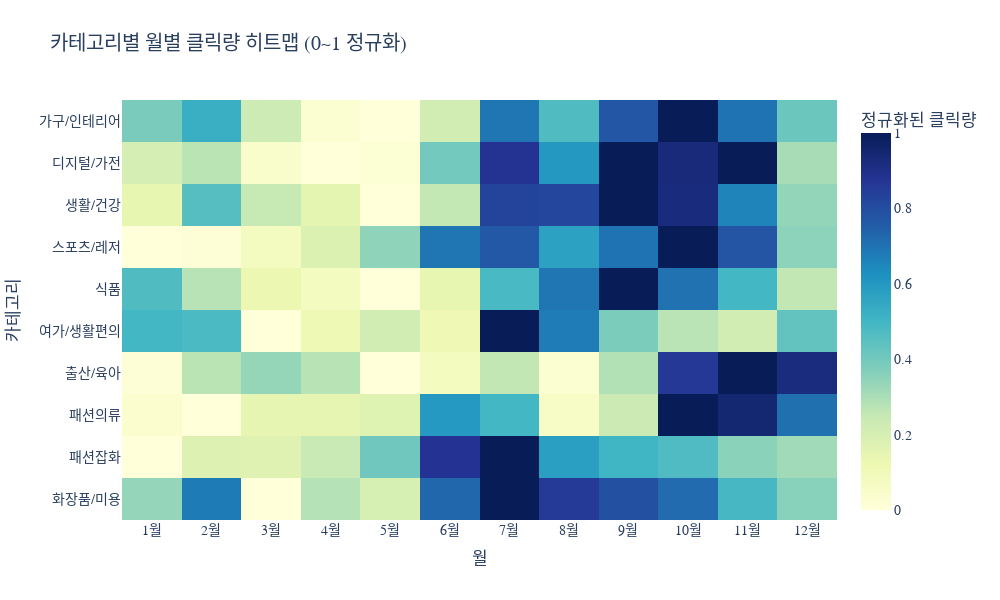

Notebook code cell kept with this figure:
### Code cell
import pandas as pd
import plotly.express as px

# 데이터 로드 및 전처리
df = pd.read_csv("yearly.csv")
df['date'] = pd.to_datetime(df['date'])
df['month'] = df['month'].astype(int)

# 카테고리-월 별 평균 클릭량 계산
month_avg = df.groupby(['category', 'month'])['click_volume'].mean().reset_index()

# 카테고리별 정규화 (min-max scaling)
month_avg['norm_click'] = month_avg.groupby('category')['click_volume'].transform(
    lambda x: (x - x.min()) / (x.max() - x.min())
)

# 히트맵 시각화
fig = px.imshow(
    month_avg.pivot(index='category', columns='month', values='norm_click'),
    labels=dict(x="월", y="카테고리", color="정규화된 클릭량"),
    x=[f"{m}월" for m in sorted(df['month'].unique())],
    y=sorted(df['category'].unique()),
    aspect="auto",
    color_continuous_scale="YlGnBu",
    title="카테고리별 월별 클릭량 히트맵 (0~1 정규화)"
)

fig.update_layout(
    font=dict(family='Nanum Gothic', size=14),
    xaxis_title="월",
    yaxis_title="카테고리",
    width=1000, height=600
)
fig.show()

### Figure 1 — Plotly figure (JSON) as saved in the notebook; plotly's stock layout.template omitted (floating-point values rounded to 4 significant figures)
{"data": [{"coloraxis": "coloraxis", "hovertemplate": "월: %{x}<br>카테고리: %{y}<br>정규화된 클릭량: %{z}<extra></extra>", "name": "0", "type": "heatmap", "x": ["1월", "2월", "3월", "4월", "5월", "6월", "7월", "8월", "9월", "10월", "11월", "12월"], "xaxis": "x", "y": ["가구/인테리어", "디지털/가전", "생활/건강", "스포츠/레저", "식품", "여가/생활편의", "출산/육아", "패션의류", "패션잡화", "화장품/미용"], "yaxis": "y", "z": [[0.3859, 0.5245, 0.2294, 0.02572, 0.0, 0.2161, 0.6929, 0.4691, 0.775, 1.0, 0.6992, 0.4156], [0.2086, 0.2703, 0.04227, 0.0, 0.019, 0.3983, 0.8802, 0.6002, 1.0, 0.9268, 1.0, 0.306], [0.1435, 0.4581, 0.2503, 0.1531, 0.0, 0.2552, 0.8269, 0.8216, 1.0, 0.9257, 0.6579, 0.341], [0.0, 0.009508, 0.07568, 0.1864, 0.3489, 0.6905, 0.7689, 0.5703, 0.6974, 1.0, 0.777, 0.3514], [0.4688, 0.2772, 0.1295, 0.07832, 0.0, 0.1449, 0.4832, 0.6922, 1.0, 0.7022, 0.4955, 0.2569], [0.4933, 0.477, 0.0, 0.1108, 0.2176, 0.1139, 1.0, 0.6756, 0.3811, 0.272, 0.2174, 0.432], [0.009938, 0.2704, 0.3362, 0.2766, 0.0, 0.08029, 0.2577, 0.02439, 0.2873, 0.8628, 1.0, 0.9206], [0.03118, 0.0, 0.1463, 0.1461, 0.1755, 0.5972, 0.4932, 0.0566, 0.2326, 1.0, 0.9479, 0.707], [0.0, 0.1788, 0.1718, 0.2444, 0.4068, 0.8778, 1.0, 0.5787, 0.5022, 0.4702, 0.3546, 0.3165], [0.3374, 0.6786, 0.0, 0.2819, 0.1993, 0.7288, 1.0, 0.8558, 0.7922, 0.7178, 0.4879, 0.3589]]}], "layout": {"coloraxis": {"colorbar": {"title": {"text": "정규화된 클릭량"}}, "colorscale": [[0, "rgb(255,255,217)"], [0.125, "rgb(237,248,177)"], [0.25, "rgb(199,233,180)"], [0.375, "rgb(127,205,187)"], [0.5, "rgb(65,182,196)"], [0.625, "rgb(29,145,192)"], [0.75, "rgb(34,94,168)"], [0.875, "rgb(37,52,148)"], [1, "rgb(8,29,88)"]]}, "font": {"family": "Nanum Gothic", "size": 14}, "height": 600, "title": {"text": "카테고리별 월별 클릭량 히트맵 (0~1 정규화)"}, "width": 1000, "xaxis": {"anchor": "y", "domain": [0, 1], "title": {"text": "월"}}, "yaxis": {"anchor": "x", "autorange": "reversed", "domain": [0, 1], "title": {"text": "카테고리"}}}}
